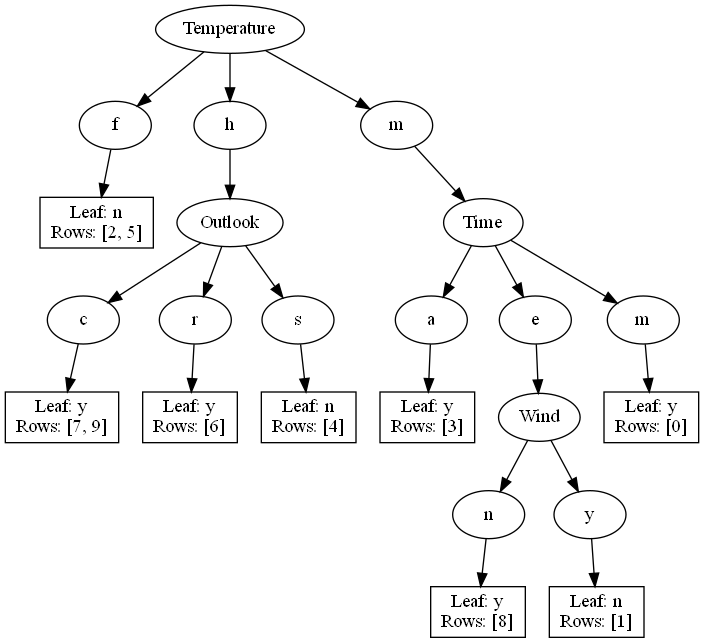

Recreate this plot in Python.
import numpy as np
import pandas as pd
from graphviz import Digraph


# Define the dataset as given in the user's image
data = pd.DataFrame({
    'Outlook': ['s', 'c', 'r', 'r', 's', 'r', 'r', 'c', 'c', 'c'],
    'Temperature': ['m', 'm', 'f', 'm', 'h', 'f', 'h', 'h', 'm', 'h'],
    'Wind': ['y', 'y', 'y', 'y', 'n', 'n', 'n', 'n', 'n', 'n'],
    'Time': ['m', 'e', 'e', 'a', 'a', 'm', 'm', 'm', 'e', 'a'],
    'Label': ['y', 'n', 'n', 'y', 'n', 'n', 'y', 'y', 'y', 'y']
})

# Function to calculate the entropy of the dataset
def entropy(target_col):
    elements, counts = np.unique(target_col, return_counts=True)
    entropy = np.sum([(-counts[i]/np.sum(counts))*np.log2(counts[i]/np.sum(counts)) for i in range(len(elements))])
    return entropy

import random

# Modify the InfoGain function to handle ties randomly
def InfoGain(data, split_attribute_name, target_name="Label"):
    total_entropy = entropy(data[target_name])
    vals, counts = np.unique(data[split_attribute_name], return_counts=True)
    Weighted_Entropy = np.sum([(counts[i]/np.sum(counts))*entropy(data.where(data[split_attribute_name]==vals[i]).dropna()[target_name]) for i in range(len(vals))])
    Information_Gain = total_entropy - Weighted_Entropy
    return Information_Gain

# Modify the ID3 function to pick a random attribute if there's a tie and to list indices of rows at each leaf
def ID3(data, originaldata, features, target_attribute_name="Label", parent_node_class = None, depth=0):
    # If all target_values have the same value, return this value with the indices
    if len(np.unique(data[target_attribute_name])) <= 1:
        return (np.unique(data[target_attribute_name])[0], data.index.tolist())
    
    # If the dataset is empty, return the mode target feature value of the original dataset
    elif len(data) == 0:
        return (np.unique(originaldata[target_attribute_name])[np.argmax(np.unique(originaldata[target_attribute_name], return_counts=True)[1])], [])
    
    # If the feature space is empty, return the mode target feature value of the dataset
    elif len(features) == 0:
        return (parent_node_class, data.index.tolist())
    
    # If none of the above conditions hold true, grow the tree!
    else:
        # Set the default value for this node --> The mode target feature value of the current node
        parent_node_class = np.unique(data[target_attribute_name])[np.argmax(np.unique(data[target_attribute_name], return_counts=True)[1])]
        
        # Select the feature which best splits the dataset
        item_values = [InfoGain(data, feature, target_attribute_name) for feature in features] # Return the information gain values for the features in the dataset
        
        # Handle ties in information gain by picking a random attribute
        max_gain = max(item_values)
        best_features = [features[i] for i, gain in enumerate(item_values) if gain == max_gain]
        best_feature = random.choice(best_features) if len(best_features) > 1 else best_features[0]
        
        # Create the tree structure
        tree = {best_feature:{}}
        
        # Remove the feature with the best information gain from the feature space
        features = [i for i in features if i != best_feature]
        
        # Grow a branch under the root node for each possible value of the root node feature
        for value in np.unique(data[best_feature]):
            sub_data = data.where(data[best_feature] == value).dropna()
            
            # Call the ID3 algorithm recursively
            subtree = ID3(sub_data, originaldata, features, target_attribute_name, parent_node_class, depth+1)
            
            # Add the sub tree to the tree under the root node
            tree[best_feature][value] = subtree
            
        return(tree)

# Run the modified ID3
tree = ID3(data, data, data.columns[:-1])
print(tree)

def plot_tree(graph, tree, parent_name, counter=0):
    # Base case
    if type(tree) == tuple:
        node_label = f"Leaf: {tree[0]}\nRows: {tree[1]}"
        graph.node(f'leaf{counter}', node_label, shape='box')
        graph.edge(parent_name, f'leaf{counter}')
        return counter + 1

    # Recursive case
    for split_feature, subtree in tree.items():
        graph.node(split_feature, split_feature)
        if parent_name:
            graph.edge(parent_name, split_feature)
        
        for feature_value, child_tree in subtree.items():
            child_name = f"{split_feature}_{feature_value}"
            graph.node(child_name, f"{feature_value}")
            graph.edge(split_feature, child_name)
            counter = plot_tree(graph, child_tree, child_name, counter)

    return counter

# Initialize graph object
dot = Digraph(comment='Decision Tree')

# Plot the decision tree
plot_tree(dot, tree, '', 0)

# Save and render the graph to an output file
dot.render('C:/math345/decision_tree', view=True, format='png')
